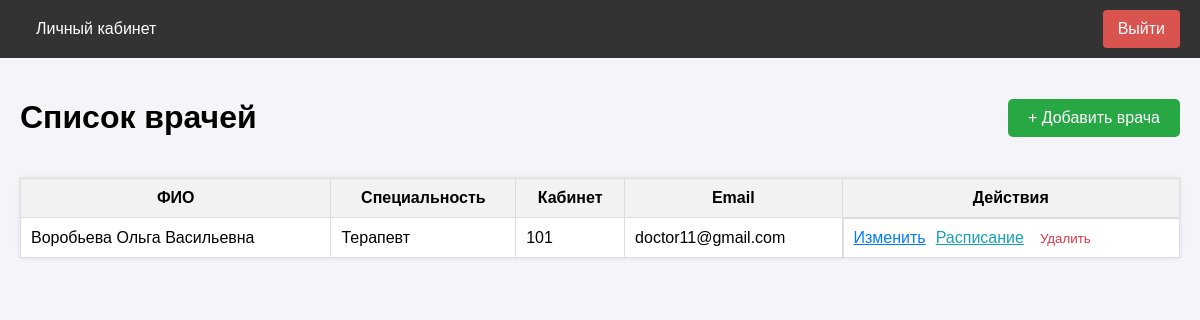
Before: /admin/doctors (signed in) with the older database file.
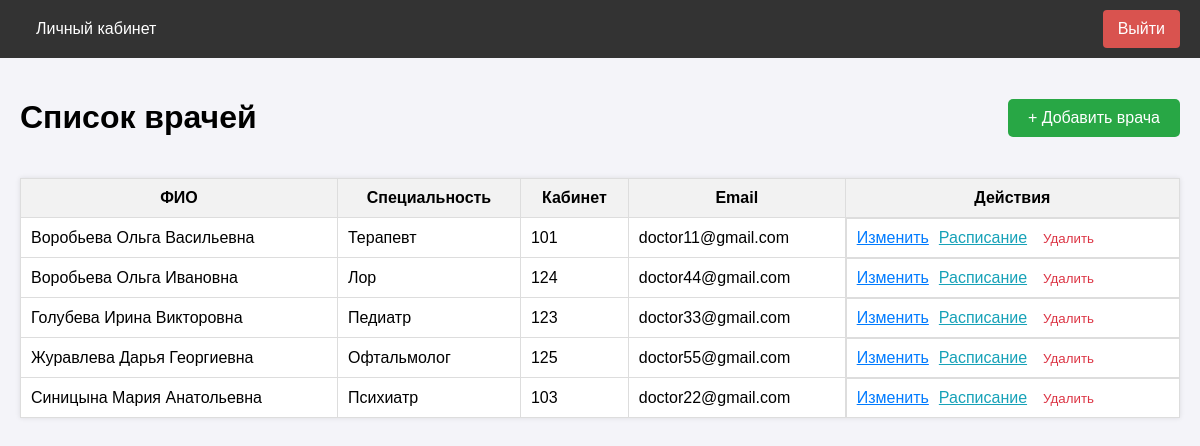
After: the same page with the newer database file.
### app/models.py (models this page shows, shortened)
class User(UserMixin, db.Model):
    __tablename__ = 'users'
    id = db.Column(db.Integer, primary_key=True)
    username = db.Column(db.String(64), index=True, unique=True)
    email = db.Column(db.String(120), index=True, unique=True)
    phone = db.Column(db.String(20), index=True, unique=True)
    password_hash = db.Column(db.String(256))
    role = db.Column(db.String(20), index=True, default='patient')
    specialty = db.Column(db.String(100), nullable=True) # Для врача
    office_number = db.Column(db.String(10), nullable=True) # Для врача
    oms_number = db.Column(db.String(20), nullable=True) # Для пациента
    created_at = db.Column(db.DateTime, default=datetime.utcnow)
    appointments_as_patient = db.relationship('Appointment', foreign_keys='Appointment.patient_id', backref='patient', lazy='dynamic')
    appointments_as_doctor = db.relationship('Appointment', foreign_keys='Appointment.doctor_id', backref='doctor', lazy='dynamic')
    schedule_slots = db.relationship('ScheduleSlot', backref='doctor', lazy='dynamic')
    action_logs = db.relationship('ActionLog', backref='user', lazy='dynamic')

### app/admin/routes.py (the view)
@bp.route('/doctors')
@login_required
@role_required('admin')
def manage_doctors():
    doctors = User.query.filter_by(role='doctor').order_by(User.username).all()
    return render_template('admin/manage_doctors.html', title='Управление врачами', doctors=doctors)

### app/models.py (called while the page is built)
@login_manager.user_loader
def load_user(user_id):
    return User.query.get(int(user_id))

### app/utils.py (called while the page is built)
def role_required(role):
    def decorator(f):
        @wraps(f)
        def decorated_function(*args, **kwargs):
            if not current_user.is_authenticated:
                return redirect(url_for('auth.login'))
            if current_user.role != role:
                flash('У вас нет доступа к этой странице.')
                return redirect(url_for('main.index'))
            return f(*args, **kwargs)
        return decorated_function
    return decorator

### app/templates/admin/manage_doctors.html (shortened to what this page needs)
{% extends "base.html" %}
{% block content %}
<div style="display:flex; justify-content:space-between; align-items:center; margin-bottom:20px;">
    <h1>Список врачей</h1>
    <a href="{{ url_for('admin.add_doctor') }}" class="btn" style="background:#28a745; color:white; padding:10px 20px; text-decoration:none; border-radius:5px;">+ Добавить врача</a>
</div>
<table style="width:100%; border-collapse:collapse; background:white; box-shadow:0 0 5px rgba(0,0,0,0.1);">
    <tr style="background:#f2f2f2;">
        <th style="border:1px solid #ddd; padding:10px;">ФИО</th>
        <th style="border:1px solid #ddd; padding:10px;">Специальность</th>
        <th style="border:1px solid #ddd; padding:10px;">Кабинет</th>
        <th style="border:1px solid #ddd; padding:10px;">Email</th>
        <th style="border:1px solid #ddd; padding:10px;">Действия</th>
    </tr>
    {% for doc in doctors %}
    <tr>
        <td style="border:1px solid #ddd; padding:10px;">{{ doc.username }}</td>
        <td style="border:1px solid #ddd; padding:10px;">{{ doc.specialty }}</td>
        <td style="border:1px solid #ddd; padding:10px;">{{ doc.office_number }}</td>
        <td style="border:1px solid #ddd; padding:10px;">{{ doc.email }}</td>
        <td style="border:1px solid #ddd; padding:10px; display:flex; gap:10px;">
            <a href="{{ url_for('admin.edit_doctor', doctor_id=doc.id) }}" style="color:#007bff;">Изменить</a>
            <a href="{{ url_for('admin.manage_schedule', doctor_id=doc.id) }}" style="color:#17a2b8;">Расписание</a>
            <form action="{{ url_for('admin.delete_doctor', doctor_id=doc.id) }}" method="post" style="display:inline;" onsubmit="return confirm('Удалить врача? Это действие нельзя отменить.');">
                <button type="submit" style="border:none; background:none; color:#dc3545; cursor:pointer;">Удалить</button>
            </form>
        </td>
    </tr>
    {% else %}
    <tr><td colspan="5" style="border:1px solid #ddd; padding:10px; text-align:center;">Врачей пока нет.</td></tr>
    {% endfor %}
</table>
{% endblock %}

### app/templates/base.html (shortened to what this page needs)
<!DOCTYPE html>
<html lang="ru">
<head>
</head>
<body>
    <nav>
        <div class="nav-left">
            {% if current_user.is_authenticated %}
                {% if current_user.role == 'patient' %}
                    <a href="{{ url_for('patient.dashboard') }}">Личный кабинет</a>
                {% elif current_user.role == 'doctor' %}
                    <a href="{{ url_for('doctor.dashboard') }}">Личный кабинет</a>
                {% elif current_user.role == 'admin' %}
                    <a href="{{ url_for('admin.dashboard') }}">Личный кабинет</a>
                {% else %}
                    <a href="{{ url_for('main.index') }}">Главная</a>
                {% endif %}
            {% else %}
                <a href="{{ url_for('main.index') }}">Главная</a>
            {% endif %}
        </div>
        <div class="nav-right">
            {% if current_user.is_anonymous %}
                <a href="{{ url_for('auth.login') }}">Вход</a>
                <a href="{{ url_for('auth.register') }}">Регистрация</a>
            {% else %}
                <a href="{{ url_for('auth.logout') }}" class="btn-logout">Выйти</a>
            {% endif %}
        </div>
    </nav>
    <div class="content">
        {% block content %}{% endblock %}
    </div>
</body>
</html>

### app/templates/base.html (style rules this page uses)
body { font-family: Arial, sans-serif; margin: 0; padding: 0; background-color: #f4f4f9; }
nav { background-color: #333; overflow: hidden; padding: 10px 20px; display: flex; justify-content: space-between; align-items: center; }
.nav-left a { color: white; text-align: center; padding: 14px 16px; text-decoration: none; }
.nav-right { display: flex; gap: 10px; }
.nav-right a { color: white; text-align: center; padding: 10px 15px; text-decoration: none; border-radius: 4px; transition: background-color 0.3s; }
.btn-logout { background-color: #d9534f; }
.content { padding: 20px; }

Changed rows visible on the page:
added User: username "Воробьева Ольга Ивановна", specialty "Лор", office_number "124", email "doctor44@gmail.com"
added User: username "Голубева Ирина Викторовна", specialty "Педиатр", office_number "123", email "doctor33@gmail.com"
added User: username "Журавлева Дарья Георгиевна", specialty "Офтальмолог", office_number "125", email "doctor55@gmail.com"
added User: username "Синицына Мария Анатольевна", specialty "Психиатр", office_number "103", email "doctor22@gmail.com"
